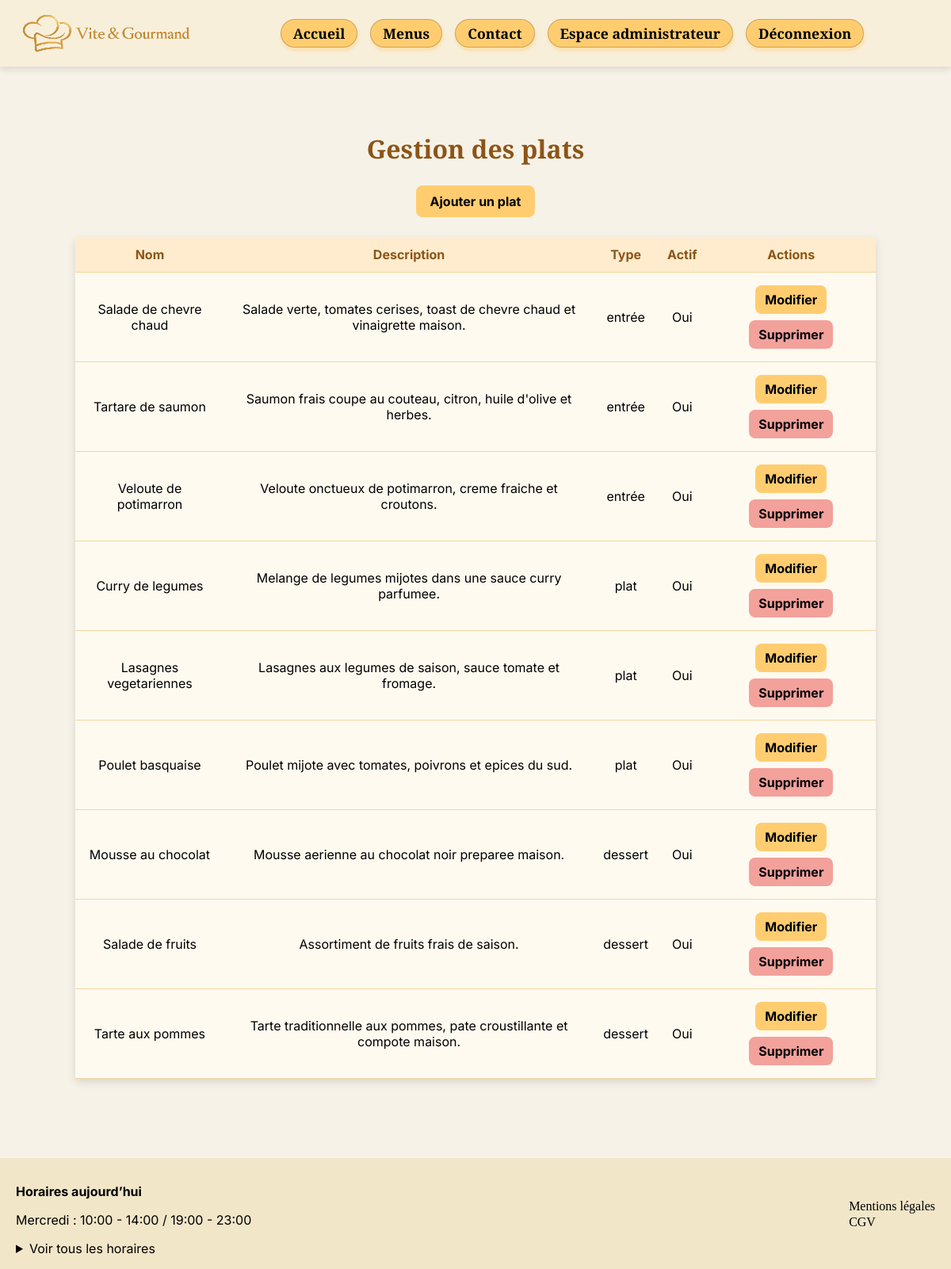
The app's page /public/gestion-plats.php (signed in) with its own data.
### tables this page shows
CREATE TABLE `plat` (
  `id` int(11) NOT NULL,
  `nom` varchar(150) NOT NULL,
  `description` text NOT NULL,
  `type_plat` enum('entrée','plat','dessert') NOT NULL,
  `actif` tinyint(1) NOT NULL DEFAULT 1
);

### public/gestion-plats.php (the view, shortened to what this page needs)
<?php
require_once __DIR__ . '/../includes/db.php';
$sql = "
    SELECT
        id,
        nom,
        description,
        type_plat,
        actif
    FROM plat
    ORDER BY type_plat, nom ASC
";
$stmt = $pdo->prepare($sql);
$stmt->execute();
$plats = $stmt->fetchAll(PDO::FETCH_ASSOC);
require_once __DIR__ . '/../includes/header.php';
?>
<main class="page-gestion-plats">
    <h1>Gestion des plats</h1>
    <a href="ajouter-plat.php" class="bouton-ajouter-plat">Ajouter un plat</a>
    <?php if (empty($plats)): ?>
        <p class="message-plats-vide">Aucun plat enregistré pour le moment.</p>
    <?php else: ?>
        <table class="tableau-plats">
            <thead>
                <tr>
                    <th>Nom</th>
                    <th>Description</th>
                    <th>Type</th>
                    <th>Actif</th>
                    <th>Actions</th>
                </tr>
            </thead>
            <tbody>
                <?php foreach ($plats as $plat): ?>
                    <tr>
                        <td><?= htmlspecialchars($plat['nom']) ?></td>
                        <td><?= htmlspecialchars($plat['description']) ?></td>
                        <td><?= htmlspecialchars($plat['type_plat']) ?></td>
                        <td><?= $plat['actif'] ? 'Oui' : 'Non' ?></td>
                        <td>
                            <a href="modifier-plat.php?id=<?= htmlspecialchars($plat['id']) ?>" class="bouton-modifier-plat">
                                Modifier
                            </a>
                            <a href="supprimer-plat.php?id=<?= htmlspecialchars($plat['id']) ?>" class="bouton-supprimer-plat">
                                Supprimer
                            </a>
                        </td>
                    </tr>
                <?php endforeach; ?>
            </tbody>
        </table>
    <?php endif; ?>
</main>
<?php require_once __DIR__ . '/../includes/footer.php'; ?>

### public/assets/css/style.css (style rules this page uses)
* { box-sizing: border-box; }
body { font-family: "Inter", sans-serif; background-color: #F7F2E8; color: #000; margin: 0; }
h1 { font-family: "Playfair Display", serif; }

### public/assets/css/employe-plats.css (style rules this page uses)
.page-gestion-plats, .page-modifier-plat, .page-ajouter-plat { max-width: 1050px; margin: 0 auto; padding: 40px 20px; }
.page-gestion-plats h1, .page-modifier-plat h1, .page-ajouter-plat h1 { text-align: center; color: #8C5517; margin-bottom: 25px; }
.bouton-ajouter-plat, .bouton-retour-plats { display: block; width: fit-content; margin: 0 auto 25px auto; padding: 10px 18px; background-color: #FFCD70; color: #000; text-decoration: none; border-radius: 8px; font-weight: bold; }
.tableau-plats { width: 100%; border-collapse: collapse; background-color: #fffaf0; box-shadow: 0 4px 10px rgba(0, 0, 0, 0.12); }
.tableau-plats th, .tableau-plats td { padding: 12px; text-align: center; border-bottom: 1px solid #f3d69f; }
.tableau-plats th { background-color: #FFECCE; color: #8C5517; }
.bouton-modifier-plat, .bouton-supprimer-plat { display: inline-block; margin: 4px; padding: 8px 12px; color: #000; text-decoration: none; border-radius: 8px; font-weight: bold; }
.bouton-modifier-plat { background-color: #FFCD70; }
.bouton-supprimer-plat { background-color: #f3a19b; }

### records on screen
plat: nom "Salade de chevre chaud", description "Salade verte, tomates cerises, toast de chevre chaud et vinaigrette maison.", type_plat "entrée", actif "Oui"
plat: nom "Tartare de saumon", description "Saumon frais coupe au couteau, citron, huile d'olive et herbes.", type_plat "entrée", actif "Oui"
plat: nom "Veloute de potimarron", description "Veloute onctueux de potimarron, creme fraiche et croutons.", type_plat "entrée", actif "Oui"
plat: nom "Curry de legumes", description "Melange de legumes mijotes dans une sauce curry parfumee.", type_plat "plat", actif "Oui"
plat: nom "Lasagnes vegetariennes", description "Lasagnes aux legumes de saison, sauce tomate et fromage.", type_plat "plat", actif "Oui"
plat: nom "Poulet basquaise", description "Poulet mijote avec tomates, poivrons et epices du sud.", type_plat "plat", actif "Oui"
plat: nom "Mousse au chocolat", description "Mousse aerienne au chocolat noir preparee maison.", type_plat "dessert", actif "Oui"
plat: nom "Salade de fruits", description "Assortiment de fruits frais de saison.", type_plat "dessert", actif "Oui"
plat: nom "Tarte aux pommes", description "Tarte traditionnelle aux pommes, pate croustillante et compote maison.", type_plat "dessert", actif "Oui"
